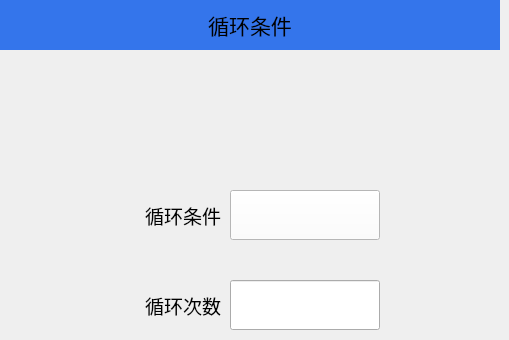
   <widget class="QWidget" name="page_10">
    <widget class="QLabel" name="label_11">
     <property name="geometry">
      <rect>
       <x>0</x>
       <y>0</y>
       <width>500</width>
       <height>50</height>
      </rect>
     </property>
     <property name="minimumSize">
      <size>
       <width>500</width>
       <height>50</height>
      </size>
     </property>
     <property name="maximumSize">
      <size>
       <width>500</width>
       <height>50</height>
      </size>
     </property>
     <property name="font">
      <font>
       <pointsize>16</pointsize>
      </font>
     </property>
     <property name="styleSheet">
      <string notr="true">QLabel{background-color:#3475EB;}</string>
     </property>
     <property name="text">
      <string>循环条件</string>
     </property>
     <property name="alignment">
      <set>Qt::AlignCenter</set>
     </property>
    </widget>
    <widget class="QLabel" name="label_67">
     <property name="geometry">
      <rect>
       <x>100</x>
       <y>190</y>
       <width>121</width>
       <height>51</height>
      </rect>
     </property>
     <property name="font">
      <font>
       <pointsize>14</pointsize>
      </font>
     </property>
     <property name="text">
      <string>循环条件</string>
     </property>
     <property name="alignment">
      <set>Qt::AlignRight|Qt::AlignTrailing|Qt::AlignVCenter</set>
     </property>
    </widget>
    <widget class="QLabel" name="label_68">
     <property name="geometry">
      <rect>
       <x>100</x>
       <y>280</y>
       <width>121</width>
       <height>51</height>
      </rect>
     </property>
     <property name="font">
      <font>
       <pointsize>14</pointsize>
      </font>
     </property>
     <property name="text">
      <string>循环次数</string>
     </property>
     <property name="alignment">
      <set>Qt::AlignRight|Qt::AlignTrailing|Qt::AlignVCenter</set>
     </property>
    </widget>
    <widget class="QLineEdit" name="Edit_loopCondNum">
     <property name="geometry">
      <rect>
       <x>230</x>
       <y>280</y>
       <width>150</width>
       <height>50</height>
      </rect>
     </property>
     <property name="minimumSize">
      <size>
       <width>150</width>
       <height>50</height>
      </size>
     </property>
     <property name="maximumSize">
      <size>
       <width>150</width>
       <height>50</height>
      </size>
     </property>
     <property name="font">
      <font>
       <pointsize>14</pointsize>
      </font>
     </property>
    </widget>
    <widget class="QPushButton" name="Btn_loopCond">
     <property name="geometry">
      <rect>
       <x>230</x>
       <y>190</y>
       <width>150</width>
       <height>50</height>
      </rect>
     </property>
     <property name="minimumSize">
      <size>
       <width>150</width>
       <height>50</height>
      </size>
     </property>
     <property name="maximumSize">
      <size>
       <width>150</width>
       <height>50</height>
      </size>
     </property>
     <property name="font">
      <font>
       <pointsize>14</pointsize>
      </font>
     </property>
     <property name="styleSheet">
      <string notr="true">background-color:white;</string>
     </property>
     <property name="text">
      <string/>
     </property>
    </widget>
   </widget>
